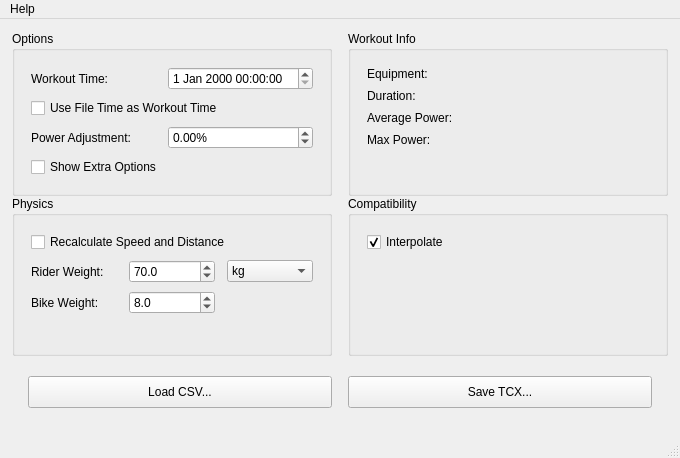
<?xml version="1.0" encoding="UTF-8"?>
<ui version="4.0">
 <class>MainWindow</class>
 <widget class="QMainWindow" name="MainWindow">
  <property name="geometry">
   <rect>
    <x>0</x>
    <y>0</y>
    <width>680</width>
    <height>458</height>
   </rect>
  </property>
  <property name="windowTitle">
   <string>MPowerTCX</string>
  </property>
  <widget class="QWidget" name="centralwidget">
   <layout class="QGridLayout" name="gridLayout_3">
    <property name="horizontalSpacing">
     <number>16</number>
    </property>
    <property name="verticalSpacing">
     <number>0</number>
    </property>
    <property name="margin">
     <number>12</number>
    </property>
    <item row="0" column="0">
     <widget class="QGroupBox" name="groupBox">
      <property name="minimumSize">
       <size>
        <width>320</width>
        <height>160</height>
       </size>
      </property>
      <property name="title">
       <string>Options</string>
      </property>
      <property name="flat">
       <bool>true</bool>
      </property>
      <layout class="QGridLayout" name="gridLayout">
       <property name="horizontalSpacing">
        <number>12</number>
       </property>
       <property name="verticalSpacing">
        <number>8</number>
       </property>
       <property name="margin">
        <number>16</number>
       </property>
       <item row="0" column="0">
        <widget class="QLabel" name="labelWorkoutTime">
         <property name="text">
          <string>Workout Time:</string>
         </property>
        </widget>
       </item>
       <item row="0" column="1">
        <widget class="QDateTimeEdit" name="workoutTime"/>
       </item>
       <item row="2" column="0">
        <widget class="QLabel" name="labelPowerAdjustment">
         <property name="text">
          <string>Power Adjustment:</string>
         </property>
        </widget>
       </item>
       <item row="2" column="1">
        <widget class="QDoubleSpinBox" name="powerAdjustment">
         <property name="suffix">
          <string>%</string>
         </property>
         <property name="minimum">
          <double>-100.000000000000000</double>
         </property>
         <property name="maximum">
          <double>100.000000000000000</double>
         </property>
         <property name="singleStep">
          <double>0.100000000000000</double>
         </property>
        </widget>
       </item>
       <item row="1" column="0" colspan="2">
        <widget class="QCheckBox" name="useFileDate">
         <property name="text">
          <string>Use File Time as Workout Time</string>
         </property>
        </widget>
       </item>
       <item row="3" column="0" colspan="2">
        <widget class="QCheckBox" name="checkBoxExtra">
         <property name="text">
          <string>Show Extra Options</string>
         </property>
        </widget>
       </item>
       <item row="4" column="0">
        <spacer name="verticalSpacer_4">
         <property name="orientation">
          <enum>Qt::Vertical</enum>
         </property>
         <property name="sizeHint" stdset="0">
          <size>
           <width>20</width>
           <height>40</height>
          </size>
         </property>
        </spacer>
       </item>
      </layout>
     </widget>
    </item>
    <item row="0" column="1">
     <widget class="QGroupBox" name="groupBox_2">
      <property name="minimumSize">
       <size>
        <width>320</width>
        <height>160</height>
       </size>
      </property>
      <property name="title">
       <string>Workout Info</string>
      </property>
      <property name="flat">
       <bool>true</bool>
      </property>
      <layout class="QGridLayout" name="gridLayout_2">
       <property name="horizontalSpacing">
        <number>12</number>
       </property>
       <property name="verticalSpacing">
        <number>8</number>
       </property>
       <property name="margin">
        <number>16</number>
       </property>
       <item row="1" column="0">
        <widget class="QLabel" name="labelDurationName">
         <property name="text">
          <string>Duration:</string>
         </property>
        </widget>
       </item>
       <item row="1" column="1">
        <widget class="QLabel" name="labelDuration">
         <property name="text">
          <string/>
         </property>
        </widget>
       </item>
       <item row="2" column="0">
        <widget class="QLabel" name="labelAveragePowerName">
         <property name="text">
          <string>Average Power:</string>
         </property>
        </widget>
       </item>
       <item row="2" column="1">
        <widget class="QLabel" name="labelAveragePower">
         <property name="text">
          <string/>
         </property>
        </widget>
       </item>
       <item row="3" column="0">
        <widget class="QLabel" name="labelMaxPowerName">
         <property name="text">
          <string>Max Power:</string>
         </property>
        </widget>
       </item>
       <item row="3" column="1">
        <widget class="QLabel" name="labelMaxPower">
         <property name="text">
          <string/>
         </property>
        </widget>
       </item>
       <item row="0" column="0">
        <widget class="QLabel" name="labelEquipmentName">
         <property name="text">
          <string>Equipment:</string>
         </property>
        </widget>
       </item>
       <item row="0" column="1">
        <widget class="QLabel" name="labelEquipment">
         <property name="text">
          <string/>
         </property>
        </widget>
       </item>
       <item row="4" column="0">
        <spacer name="verticalSpacer_5">
         <property name="orientation">
          <enum>Qt::Vertical</enum>
         </property>
         <property name="sizeHint" stdset="0">
          <size>
           <width>20</width>
           <height>40</height>
          </size>
         </property>
        </spacer>
       </item>
      </layout>
     </widget>
    </item>
    <item row="1" column="0">
     <widget class="QGroupBox" name="groupBoxPhysics">
      <property name="minimumSize">
       <size>
        <width>320</width>
        <height>160</height>
       </size>
      </property>
      <property name="title">
       <string>Physics</string>
      </property>
      <property name="flat">
       <bool>true</bool>
      </property>
      <layout class="QGridLayout" name="gridLayout_5">
       <property name="horizontalSpacing">
        <number>12</number>
       </property>
       <property name="verticalSpacing">
        <number>8</number>
       </property>
       <property name="margin">
        <number>16</number>
       </property>
       <item row="1" column="0">
        <widget class="QLabel" name="label">
         <property name="text">
          <string>Rider Weight:</string>
         </property>
        </widget>
       </item>
       <item row="1" column="1">
        <widget class="QDoubleSpinBox" name="doubleSpinBoxRiderWeight">
         <property name="decimals">
          <number>1</number>
         </property>
         <property name="maximum">
          <double>1000.000000000000000</double>
         </property>
         <property name="value">
          <double>70.000000000000000</double>
         </property>
        </widget>
       </item>
       <item row="1" column="2">
        <widget class="QComboBox" name="comboBoxUnits">
         <item>
          <property name="text">
           <string>kg</string>
          </property>
         </item>
         <item>
          <property name="text">
           <string>lbs</string>
          </property>
         </item>
        </widget>
       </item>
       <item row="2" column="0">
        <widget class="QLabel" name="label_2">
         <property name="text">
          <string>Bike Weight:</string>
         </property>
        </widget>
       </item>
       <item row="2" column="1">
        <widget class="QDoubleSpinBox" name="doubleSpinBoxBikeWeight">
         <property name="decimals">
          <number>1</number>
         </property>
         <property name="maximum">
          <double>1000.000000000000000</double>
         </property>
         <property name="value">
          <double>8.000000000000000</double>
         </property>
        </widget>
       </item>
       <item row="3" column="0">
        <spacer name="verticalSpacer_2">
         <property name="orientation">
          <enum>Qt::Vertical</enum>
         </property>
         <property name="sizeHint" stdset="0">
          <size>
           <width>20</width>
           <height>40</height>
          </size>
         </property>
        </spacer>
       </item>
       <item row="0" column="0" colspan="3">
        <widget class="QCheckBox" name="checkBoxPhysics">
         <property name="text">
          <string>Recalculate Speed and Distance</string>
         </property>
        </widget>
       </item>
      </layout>
     </widget>
    </item>
    <item row="2" column="0" colspan="2">
     <widget class="QWidget" name="widget" native="true">
      <layout class="QGridLayout" name="gridLayout_4">
       <property name="leftMargin">
        <number>16</number>
       </property>
       <property name="topMargin">
        <number>20</number>
       </property>
       <property name="rightMargin">
        <number>16</number>
       </property>
       <property name="bottomMargin">
        <number>16</number>
       </property>
       <property name="horizontalSpacing">
        <number>16</number>
       </property>
       <item row="1" column="1">
        <widget class="QPushButton" name="saveButton">
         <property name="minimumSize">
          <size>
           <width>0</width>
           <height>32</height>
          </size>
         </property>
         <property name="styleSheet">
          <string notr="true"/>
         </property>
         <property name="text">
          <string>Save TCX...</string>
         </property>
        </widget>
       </item>
       <item row="1" column="0">
        <widget class="QPushButton" name="loadButton">
         <property name="minimumSize">
          <size>
           <width>0</width>
           <height>32</height>
          </size>
         </property>
         <property name="styleSheet">
          <string notr="true"/>
         </property>
         <property name="text">
          <string>Load CSV...</string>
         </property>
        </widget>
       </item>
       <item row="0" column="0">
        <spacer name="verticalSpacer_3">
         <property name="orientation">
          <enum>Qt::Vertical</enum>
         </property>
         <property name="sizeHint" stdset="0">
          <size>
           <width>20</width>
           <height>40</height>
          </size>
         </property>
        </spacer>
       </item>
      </layout>
     </widget>
    </item>
    <item row="1" column="1">
     <widget class="QGroupBox" name="groupBoxCompatibility">
      <property name="minimumSize">
       <size>
        <width>320</width>
        <height>160</height>
       </size>
      </property>
      <property name="title">
       <string>Compatibility</string>
      </property>
      <property name="flat">
       <bool>true</bool>
      </property>
      <layout class="QGridLayout" name="gridLayout_6">
       <property name="horizontalSpacing">
        <number>12</number>
       </property>
       <property name="verticalSpacing">
        <number>8</number>
       </property>
       <property name="margin">
        <number>16</number>
       </property>
       <item row="0" column="0">
        <widget class="QCheckBox" name="checkBoxInterpolate">
         <property name="text">
          <string>Interpolate</string>
         </property>
         <property name="checked">
          <bool>true</bool>
         </property>
        </widget>
       </item>
       <item row="1" column="0">
        <spacer name="verticalSpacer">
         <property name="orientation">
          <enum>Qt::Vertical</enum>
         </property>
         <property name="sizeHint" stdset="0">
          <size>
           <width>20</width>
           <height>40</height>
          </size>
         </property>
        </spacer>
       </item>
      </layout>
     </widget>
    </item>
   </layout>
  </widget>
  <widget class="QMenuBar" name="menubar">
   <property name="geometry">
    <rect>
     <x>0</x>
     <y>0</y>
     <width>680</width>
     <height>20</height>
    </rect>
   </property>
   <widget class="QMenu" name="menuHelp">
    <property name="title">
     <string>Help</string>
    </property>
    <addaction name="actionAbout"/>
   </widget>
   <addaction name="menuHelp"/>
  </widget>
  <widget class="QStatusBar" name="statusbar"/>
  <action name="actionAbout">
   <property name="text">
    <string>About...</string>
   </property>
  </action>
 </widget>
 <resources>
  <include location="images.qrc"/>
 </resources>
 <connections/>
</ui>
